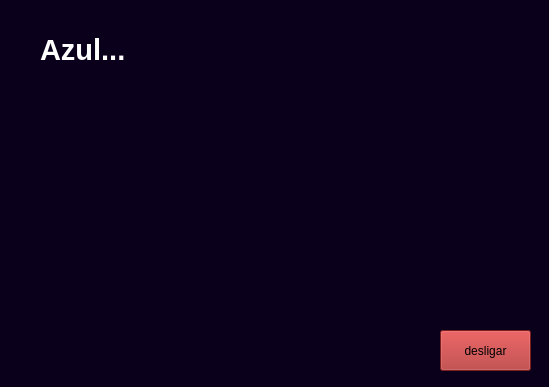
<?xml version="1.0" encoding="UTF-8"?>
<ui version="4.0">
 <class>MainWindow</class>
 <widget class="QMainWindow" name="MainWindow">
  <property name="geometry">
   <rect>
    <x>0</x>
    <y>0</y>
    <width>549</width>
    <height>387</height>
   </rect>
  </property>
  <property name="windowTitle">
   <string>Central</string>
  </property>
  <property name="autoFillBackground">
   <bool>false</bool>
  </property>
  <property name="styleSheet">
   <string notr="true"/>
  </property>
  <widget class="QWidget" name="centralwidget">
   <property name="styleSheet">
    <string notr="true">background-color: rgb(11, 0, 27);</string>
   </property>
   <widget class="QPushButton" name="pushButton">
    <property name="geometry">
     <rect>
      <x>440</x>
      <y>330</y>
      <width>91</width>
      <height>41</height>
     </rect>
    </property>
    <property name="styleSheet">
     <string notr="true">background-color: rgb(173, 42, 42);</string>
    </property>
    <property name="text">
     <string>desligar</string>
    </property>
   </widget>
   <widget class="QLabel" name="label">
    <property name="geometry">
     <rect>
      <x>40</x>
      <y>30</y>
      <width>91</width>
      <height>41</height>
     </rect>
    </property>
    <property name="styleSheet">
     <string notr="true">color: #fff;
width: 50px;</string>
    </property>
    <property name="text">
     <string>&lt;html&gt;&lt;head/&gt;&lt;body&gt;&lt;p&gt;&lt;span style=&quot; font-size:22pt; font-weight:600;&quot;&gt;Azul...&lt;/span&gt;&lt;/p&gt;&lt;/body&gt;&lt;/html&gt;</string>
    </property>
   </widget>
  </widget>
 </widget>
 <resources/>
 <connections/>
</ui>
